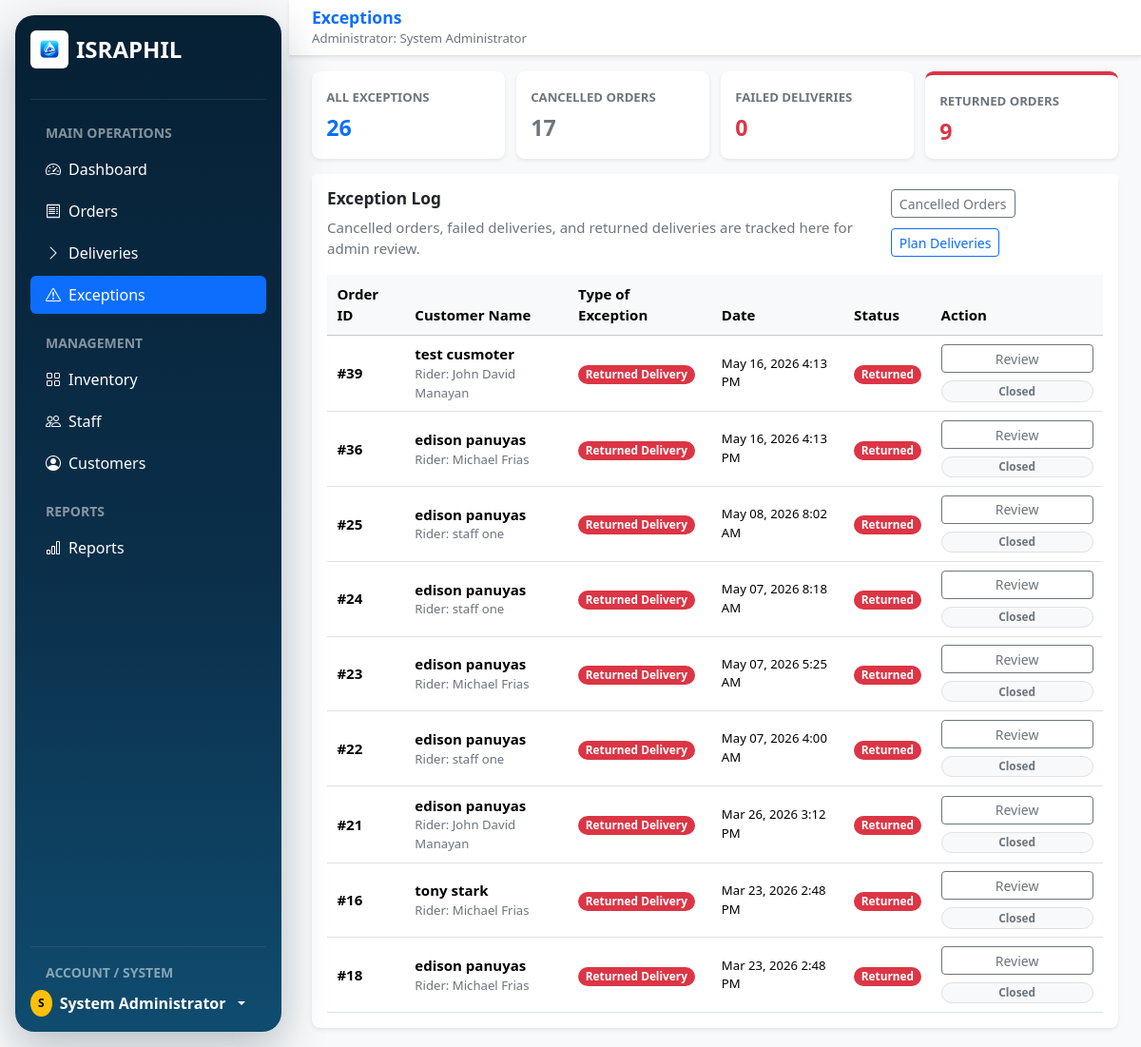
Page /pages/admin/exceptions.php?type=returned (signed in) on the committed database.
### tables this page shows
CREATE TABLE `users` (
  `user_id` int(11) NOT NULL,
  `username` varchar(50) NOT NULL,
  `password` varchar(255) NOT NULL,
  `email` varchar(100) NOT NULL,
  `phone` varchar(20) DEFAULT NULL,
  `full_name` varchar(100) NOT NULL,
  `address` text DEFAULT NULL,
  `role` enum('admin','staff','customer') DEFAULT 'customer',
  `status` enum('active','inactive','suspended') DEFAULT 'active',
  `created_at` timestamp NOT NULL DEFAULT current_timestamp(),
  `updated_at` timestamp NOT NULL DEFAULT current_timestamp() ON UPDATE current_timestamp(),
  `last_login` timestamp NULL DEFAULT NULL
);

CREATE TABLE `deliveries` (
  `delivery_id` int(11) NOT NULL,
  `order_id` int(11) NOT NULL,
  `staff_id` int(11) NOT NULL,
  `assigned_by` int(11) DEFAULT NULL,
  `assigned_at` timestamp NOT NULL DEFAULT current_timestamp(),
  `delivered_at` timestamp NULL DEFAULT NULL,
  `delivery_notes` text DEFAULT NULL,
  `delivery_status` enum('assigned','in_transit','delivered','failed','returned','cancelled') DEFAULT 'assigned',
  `proof_of_delivery` varchar(255) DEFAULT NULL
);

CREATE TABLE `orders` (
  `order_id` int(11) NOT NULL,
  `customer_id` int(11) NOT NULL,
  `order_date` timestamp NOT NULL DEFAULT current_timestamp(),
  `delivery_date` date DEFAULT NULL,
  `delivery_address` text NOT NULL,
  `delivery_street` text DEFAULT NULL,
  `delivery_barangay` varchar(120) DEFAULT NULL,
  `delivery_city` varchar(120) DEFAULT NULL,
  `delivery_province` varchar(120) DEFAULT NULL,
  `contact_number` varchar(20) DEFAULT NULL,
  `total_amount` decimal(10,2) DEFAULT 0.00,
  `payment_method` enum('cash_on_delivery','online_payment') DEFAULT 'cash_on_delivery',
  `payment_status` enum('pending','paid','failed') DEFAULT 'pending',
  `order_status` enum('pending','confirmed','processing','out_for_delivery','delivered','cancelled','returned') DEFAULT 'pending',
  `notes` text DEFAULT NULL,
  `created_at` timestamp NOT NULL DEFAULT current_timestamp(),
  `updated_at` timestamp NOT NULL DEFAULT current_timestamp() ON UPDATE current_timestamp()
);

### pages/admin/exceptions.php (the view, shortened to what the rows shown need)
<?php
require_once '../../includes/db_connect.php';
require_once '../../includes/auth.php';
require_once '../../includes/order_logic.php';
require_once '../../includes/admin_page_helpers.php';
require_once '../../includes/admin_order_helpers.php';
$admin_user = require_active_session($conn, ['admin'], '../../index.php');
$admin_name = $admin_user['full_name'] ?? ($_SESSION['full_name'] ?? 'Administrator');
$type_filter = sanitize_status_filter($_GET['type'] ?? 'all', ['all', 'cancelled', 'failed', 'returned']);
function admin_exception_status_badge_class($exception_type) {
    switch ($exception_type) {
        case 'Failed Delivery':
        case 'Returned Delivery':
            return 'text-bg-danger';
    }
}
function admin_exception_rows($conn, $type_filter) {
    $returned_query = "
        SELECT
            o.order_id,
            c.full_name AS customer_name,
            'Returned Delivery' AS exception_type,
            COALESCE(d.assigned_at, o.updated_at, o.order_date) AS exception_date,
            CONCAT('Action by: ', COALESCE(staff.full_name, 'Delivery staff')) AS remarks,
            d.delivery_status AS status,
            o.total_amount,
            o.payment_status,
            d.delivery_status,
            d.delivery_notes,
            o.order_status,
            staff.full_name AS staff_name
        FROM deliveries d
        JOIN orders o ON o.order_id = d.order_id
        JOIN users c ON c.user_id = o.customer_id
        LEFT JOIN users staff ON staff.user_id = d.staff_id
        WHERE d.delivery_status = 'returned'
    ";
    $queries = [];
    if ($type_filter === 'all' || $type_filter === 'returned') {
        $queries[] = $returned_query;
    }
    $query = implode(" UNION ALL ", $queries) . " ORDER BY exception_date DESC, order_id DESC LIMIT 100";
    $result = $conn->query($query);
    return $result->fetch_all(MYSQLI_ASSOC);
}
$exception_rows = admin_exception_rows($conn, $type_filter);
?>
<!DOCTYPE html>
<html lang="en">
<head>
    <link href="https://cdn.jsdelivr.net/npm/bootstrap@5.3.3/dist/css/bootstrap.min.css" rel="stylesheet">
    <link href="https://cdn.jsdelivr.net/npm/bootstrap-icons@1.11.3/font/bootstrap-icons.min.css" rel="stylesheet">
    <link href="../../style/admin/admin_compact.css?v=20260512b" rel="stylesheet">
</head>
<body class="bg-light">
    <div class="container-fluid p-0">
        <div class="row g-0">
        <aside class="admin-floating-sidebar col-lg-3 col-xl-2 text-white bg-israphil-sidebar d-flex flex-column p-3 min-vh-100">
            <div class="dropdown">
                <a href="#" class="d-flex align-items-center gap-2 text-white text-decoration-none dropdown-toggle fw-bold" data-bs-toggle="dropdown" aria-expanded="false">
                    <span class="badge rounded-circle text-bg-warning p-2">
                        <?php echo admin_initial($admin_name); ?>
                    </span>
                    <span><?php echo htmlspecialchars($admin_name); ?></span>
                </a>
            </div>
        </aside>
        <div class="admin-floating-content col-lg-9 col-xl-10 min-vh-100">
            <nav class="navbar bg-white border-bottom shadow-sm px-3 px-lg-4">
                <div>
                    <span class="navbar-brand mb-0 h1 fw-bold text-primary">Exceptions</span>
                    <div class="small text-secondary">Administrator: <?php echo htmlspecialchars($admin_name); ?></div>
                </div>
            </nav>
            <main class="container-fluid px-3 px-lg-4 py-4">
                <section class="card border-0 shadow-sm">
                    <div class="card-header bg-white border-0 p-4 pb-0">
                        <div class="d-flex flex-column flex-lg-row justify-content-between gap-3">
                            <div>
                                <h2 class="h4 fw-bold mb-2">Exception Log</h2>
                            </div>
                        </div>
                    </div>
                    <div class="card-body p-4">
                        <?php if (!empty($exception_rows)): ?>
                            <div class="table-responsive">
                                <table class="table table-hover align-middle mb-0">
                                    <thead class="table-light">
                                        <tr>
                                            <th scope="col">Order ID</th>
                                            <th scope="col">Customer Name</th>
                                            <th scope="col">Type of Exception</th>
                                            <th scope="col">Date</th>
                                            <th scope="col">Status</th>
                                            <th scope="col">Action</th>
                                        </tr>
                                    </thead>
                                    <tbody>
                                        <?php foreach ($exception_rows as $exception):
                                            $exception_type = (string) ($exception['exception_type'] ?? 'Exception');
                                            $order_id = (int) ($exception['order_id'] ?? 0);
                                            $status = (string) ($exception['status'] ?? '');
                                            $order_status = (string) ($exception['order_status'] ?? '');
                                            $delivery_status = (string) ($exception['delivery_status'] ?? '');
                                            $customer_name = (string) ($exception['customer_name'] ?? 'Customer');
                                            $staff_name = (string) ($exception['staff_name'] ?? 'Unassigned');
                                            $exception_date = admin_format_date($exception['exception_date'] ?? '', 'M d, Y g:i A');
                                            $remarks = (string) ($exception['remarks'] ?? 'Not provided');
                                            $payment_status = admin_order_status_label($exception['payment_status'] ?? 'pending');
                                            $total_amount = number_format((float) ($exception['total_amount'] ?? 0), 2);
                                            $delivery_notes = trim((string) ($exception['delivery_notes'] ?? ''));
                                            $order_status_label = admin_order_status_label($order_status !== '' ? $order_status : $status);
                                            $delivery_status_label = $delivery_status !== '' ? admin_delivery_status_label($delivery_status) : 'None';
                                            $can_reassign = in_array($exception_type, ['Failed Delivery', 'Returned Delivery'], true)
                                                && !in_array($order_status, ['delivered', 'cancelled', 'returned'], true);
                                        ?>
                                        <tr>
                                            <td class="fw-semibold">#<?php echo $order_id; ?></td>
                                            <td>
                                                <div class="fw-semibold"><?php echo htmlspecialchars($exception['customer_name'] ?? 'Customer'); ?></div>
                                                <?php if (!empty($exception['staff_name'])): ?>
                                                    <div class="small text-secondary">Rider: <?php echo htmlspecialchars($exception['staff_name']); ?></div>
                                                <?php endif; ?>
                                            </td>
                                            <td>
                                                <span class="badge rounded-pill <?php echo admin_exception_status_badge_class($exception_type); ?>">
                                                    <?php echo htmlspecialchars($exception_type); ?>
                                                </span>
                                            </td>
                                            <td class="small"><?php echo htmlspecialchars(admin_format_date($exception['exception_date'] ?? '', 'M d, Y g:i A')); ?></td>
                                            <td>
                                                <?php if ($delivery_status !== ''): ?>
                                                    <span class="badge rounded-pill <?php echo admin_delivery_status_badge_class($delivery_status); ?>">
                                                        <?php echo admin_delivery_status_label($delivery_status); ?>
                                                    </span>
                                                <?php else: ?>
                                                    <span class="badge rounded-pill <?php echo admin_order_status_badge_class($status); ?>">
                                                        <?php echo admin_order_status_label($status); ?>
                                                    </span>
                                                <?php endif; ?>
                                            </td>
                                            <td>
                                                <div class="d-grid gap-2" style="min-width: 160px;">
                                                    <button
                                                        type="button"
                                                        class="btn btn-outline-secondary btn-sm"
                                                        data-bs-toggle="modal"
                                                        data-bs-target="#exceptionReviewModal"
                                                        data-order-id="<?php echo $order_id; ?>"
                                                        data-customer="<?php echo htmlspecialchars($customer_name, ENT_QUOTES); ?>"
                                                        data-exception-type="<?php echo htmlspecialchars($exception_type, ENT_QUOTES); ?>"
                                                        data-date="<?php echo htmlspecialchars($exception_date, ENT_QUOTES); ?>"
                                                        data-remarks="<?php echo htmlspecialchars($remarks, ENT_QUOTES); ?>"
                                                        data-order-status="<?php echo htmlspecialchars($order_status_label, ENT_QUOTES); ?>"
                                                        data-delivery-status="<?php echo htmlspecialchars($delivery_status_label, ENT_QUOTES); ?>"
                                                        data-staff="<?php echo htmlspecialchars($staff_name, ENT_QUOTES); ?>"
                                                        data-payment="<?php echo htmlspecialchars($payment_status, ENT_QUOTES); ?>"
                                                        data-amount="PHP <?php echo htmlspecialchars($total_amount, ENT_QUOTES); ?>"
                                                        data-delivery-notes="<?php echo htmlspecialchars($delivery_notes !== '' ? $delivery_notes : 'No delivery notes recorded.', ENT_QUOTES); ?>"
                                                    >
                                                        Review
                                                    </button>
                                                <?php if ($can_reassign): ?>
                                                    <div class="d-grid gap-2" style="min-width: 160px;">
                                                        <form method="POST" data-admin-confirm="Return order #<?php echo $order_id; ?> to the active delivery queue?">
                                                            <input type="hidden" name="order_id" value="<?php echo $order_id; ?>">
                                                            <button type="submit" name="reassign_exception" class="btn btn-outline-primary btn-sm w-100">
                                                                Reassign
                                                            </button>
                                                        </form>
                                                        <form method="POST" data-admin-confirm="Cancel order #<?php echo $order_id; ?> and return reserved stock?">
                                                            <input type="hidden" name="order_id" value="<?php echo $order_id; ?>">
                                                            <button type="submit" name="cancel_exception" class="btn btn-outline-danger btn-sm w-100">
                                                                Cancel
                                                            </button>
                                                        </form>
                                                    </div>
                                                <?php else: ?>
                                                    <span class="badge rounded-pill text-bg-light border text-secondary">Closed</span>
                                                <?php endif; ?>
                                                </div>
                                            </td>
                                        </tr>
                                        <?php endforeach; ?>
                                    </tbody>
                                </table>
                            </div>
                        <?php endif; ?>
                    </div>
                </section>
            </main>
        </div>
        </div>
    </div>
</body>
</html>

### rows in the picture
users: full_name "S", full_name "System Administrator"
deliveries: order.order_id "39", users.full_name "test cusmoter", staff.full_name "John David Manayan", exception_type "Returned Delivery", exception_date "May 16, 2026 4:13 PM", delivery_status "Returned"
deliveries: order.order_id "36", users.full_name "edison panuyas", staff.full_name "Michael Frias", exception_type "Returned Delivery", exception_date "May 16, 2026 4:13 PM", delivery_status "Returned"
deliveries: order.order_id "25", users.full_name "edison panuyas", staff.full_name "staff one", exception_type "Returned Delivery", exception_date "May 08, 2026 8:02 AM", delivery_status "Returned"
deliveries: order.order_id "24", users.full_name "edison panuyas", staff.full_name "staff one", exception_type "Returned Delivery", exception_date "May 07, 2026 8:18 AM", delivery_status "Returned"
deliveries: order.order_id "23", users.full_name "edison panuyas", staff.full_name "Michael Frias", exception_type "Returned Delivery", exception_date "May 07, 2026 5:25 AM", delivery_status "Returned"
deliveries: order.order_id "22", users.full_name "edison panuyas", staff.full_name "staff one", exception_type "Returned Delivery", exception_date "May 07, 2026 4:00 AM", delivery_status "Returned"
deliveries: order.order_id "21", users.full_name "edison panuyas", staff.full_name "John David Manayan", exception_type "Returned Delivery", exception_date "Mar 26, 2026 3:12 PM", delivery_status "Returned"
deliveries: order.order_id "16", users.full_name "tony stark", staff.full_name "Michael Frias", exception_type "Returned Delivery", exception_date "Mar 23, 2026 2:48 PM", delivery_status "Returned"
deliveries: order.order_id "18", users.full_name "edison panuyas", staff.full_name "Michael Frias", exception_type "Returned Delivery", exception_date "Mar 23, 2026 2:48 PM", delivery_status "Returned"

### other values in the picture
$counts['all'] "26"
$counts['cancelled'] "17"
$counts['failed'] "0"
$counts['returned'] "9"
